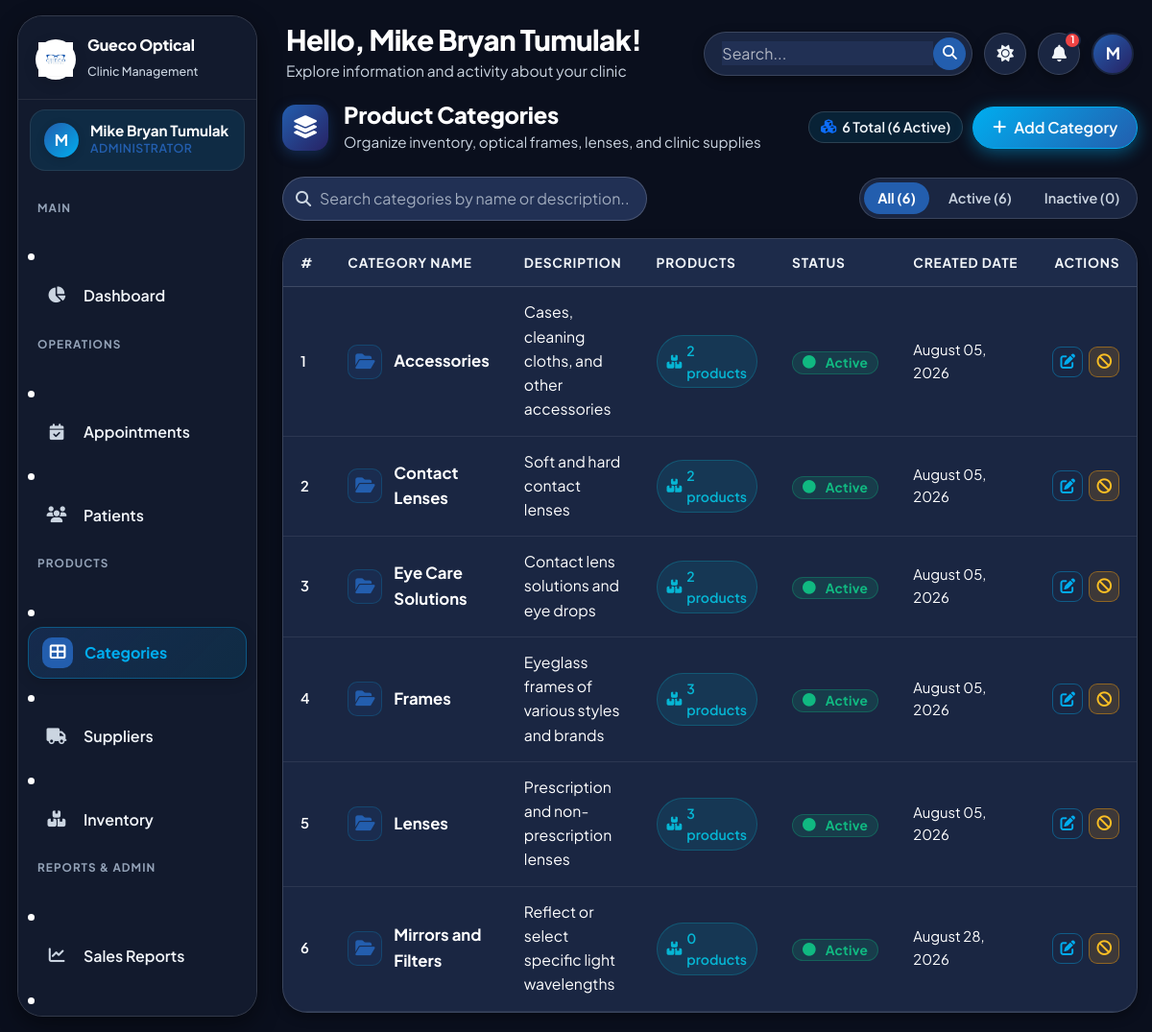
Screenshot of /admin/categories.php (signed in) with the database file from the repository.
### tables this page shows
CREATE TABLE `users` (
  `id` int(11) NOT NULL AUTO_INCREMENT,
  `full_name` varchar(100) NOT NULL,
  `email` varchar(100) NOT NULL,
  `password` varchar(255) NOT NULL,
  `role` enum('admin','doctor','saleslady') NOT NULL,
  `phone` varchar(20) DEFAULT NULL,
  `status` enum('active','inactive') DEFAULT 'active',
  `profile_photo` varchar(255) DEFAULT NULL,
  `created_at` timestamp NOT NULL DEFAULT current_timestamp(),
  `updated_at` timestamp NOT NULL DEFAULT current_timestamp() ON UPDATE current_timestamp(),
  PRIMARY KEY (`id`),
  UNIQUE KEY `email` (`email`)
);

CREATE TABLE `categories` (
  `id` int(11) NOT NULL AUTO_INCREMENT,
  `name` varchar(100) NOT NULL,
  `description` text DEFAULT NULL,
  `status` enum('active','inactive') DEFAULT 'active',
  `created_at` timestamp NOT NULL DEFAULT current_timestamp(),
  PRIMARY KEY (`id`),
  UNIQUE KEY `unique_category_name` (`name`)
);

### admin/categories.php (the view, shortened to what this page needs)
<?php
require_once __DIR__ . '/../config/functions.php';
$db = getDB();
$categories = $db->query("
    SELECT c.*, (SELECT COUNT(*) FROM products p WHERE p.category_id=c.id AND p.status='active') as product_count
    FROM categories c ORDER BY c.name ASC
")->fetchAll();
$totalCats = count($categories);
$activeCats = count(array_filter($categories, fn($c) => $c['status'] === 'active'));
$extraHead = '<link rel="stylesheet" href="'.BASE_URL.'assets/css/pages/categories.css?v='.time().'">';
include __DIR__ . '/../includes/header.php';
?>
<div class="cat-header-wrap">
  <div class="cat-header-left">
    <div class="cat-header-icon-box">
      <i class="fas fa-layer-group"></i>
    </div>
    <div class="cat-header-titles">
      <h4>Product Categories</h4>
      <p>Organize inventory, optical frames, lenses, and clinic supplies</p>
    </div>
  </div>
  <div style="display:flex; align-items:center; gap:10px;">
    <span class="cat-stat-pill">
      <i class="fas fa-cubes text-primary"></i> <?= $totalCats ?> Total (<?= $activeCats ?> Active)
    </span>
    <button class="btn btn-primary" onclick="openModal('addModal')">
      <i class="fas fa-plus"></i> Add Category
    </button>
  </div>
</div>
<div class="cat-toolbar">
  <div class="cat-search-box">
    <i class="fas fa-search"></i>
    <input type="text" id="catSearch" placeholder="Search categories by name or description..." autocomplete="off">
  </div>
  <div class="cat-filter-tabs">
    <button type="button" class="cat-filter-btn active" data-filter="all">All (<?= $totalCats ?>)</button>
    <button type="button" class="cat-filter-btn" data-filter="active">Active (<?= $activeCats ?>)</button>
    <button type="button" class="cat-filter-btn" data-filter="inactive">Inactive (<?= $totalCats - $activeCats ?>)</button>
  </div>
</div>
<div class="table-wrapper">
  <div class="table-responsive">
    <table class="table" id="catTable">
      <thead>
        <tr>
          <th style="width:60px;">#</th>
          <th>Category Name</th>
          <th>Description</th>
          <th style="width:140px;">Products</th>
          <th style="width:120px;">Status</th>
          <th style="width:150px;">Created Date</th>
          <th style="width:110px; text-align:right;">Actions</th>
        </tr>
      </thead>
      <tbody>
        <?php if (empty($categories)): ?>
        <tr id="noDataRow">
          <td colspan="7">
            <div class="empty-state" style="text-align:center; padding:48px 20px;">
              <div class="empty-icon" style="font-size:2.5rem; color:var(--text-muted); margin-bottom:12px;">
                <i class="fas fa-layer-group"></i>
              </div>
              <h6 style="font-weight:700; color:var(--text-primary); margin-bottom:4px;">No categories found</h6>
              <p style="font-size:0.84rem; color:var(--text-muted);">Click "+ Add Category" to create your first product category.</p>
            </div>
          </td>
        </tr>
        <?php else: ?>
        <?php foreach ($categories as $i => $cat): ?>
        <tr class="cat-row" data-name="<?= strtolower(htmlspecialchars($cat['name'])) ?>" data-desc="<?= strtolower(htmlspecialchars($cat['description'] ?? '')) ?>" data-status="<?= $cat['status'] ?>">
          <td style="color:var(--text-muted); font-size:0.78rem; font-weight:600;"><?= $i+1 ?></td>
          <td>
            <div class="cat-cell-name">
              <div class="cat-icon-badge">
                <i class="fas fa-folder-open"></i>
              </div>
              <div>
                <span class="cat-name-text"><?= sanitize($cat['name']) ?></span>
              </div>
            </div>
          </td>
          <td style="color:var(--text-secondary); font-size:0.83rem; max-width:320px;">
            <?= sanitize($cat['description'] ?: '—') ?>
          </td>
          <td>
            <span class="cat-count-badge">
              <i class="fas fa-boxes"></i> <?= $cat['product_count'] ?> products
            </span>
          </td>
          <td><?= statusBadge($cat['status']) ?></td>
          <td style="color:var(--text-muted); font-size:0.78rem;"><?= formatDate($cat['created_at']) ?></td>
          <td style="text-align:right;">
            <div class="cat-actions-group" style="justify-content:flex-end;">
              <button class="btn btn-sm btn-outline-primary btn-icon" title="Edit Category"
                onclick="openEdit(<?= $cat['id'] ?>, '<?= addslashes($cat['name']) ?>', '<?= addslashes($cat['description'] ?? '') ?>', '<?= $cat['status'] ?>')">
                <i class="fas fa-edit"></i>
              </button>
              <form method="POST" style="display:inline-block; margin:0;">
                <button class="btn btn-sm <?= $cat['status']==='active'?'btn-warning':'btn-success' ?> btn-icon"
                        title="<?= $cat['status']==='active'?'Deactivate Category':'Activate Category' ?>"
                        data-confirm="<?= $cat['status']==='active'?'Deactivate':'Activate' ?> category &quot;<?= addslashes($cat['name']) ?>&quot;?">
                  <i class="fas fa-<?= $cat['status']==='active'?'ban':'check' ?>"></i>
                </button>
              </form>
            </div>
          </td>
        </tr>
        <?php endforeach; ?>
        <?php endif; ?>
      </tbody>
    </table>
  </div>
</div>
<?php include __DIR__ . '/../includes/footer.php'; ?>

### includes/header.php (shortened to what this page needs)
<?php
require_once __DIR__ . '/../config/functions.php';
$user        = getCurrentUser();
$fullName    = $user['full_name'] ?? 'Admin';
$initials    = strtoupper(substr($fullName, 0, 1));
$userTheme = $_COOKIE['gueco_theme'] ?? ($_COOKIE['theme'] ?? 'dark');
$currentTheme = ($userTheme === 'light') ? 'light' : 'dark';
?>
<!DOCTYPE html>
<html lang="en" data-theme="<?= $currentTheme ?>">
<head>
  <link href="https://cdn.jsdelivr.net/npm/bootstrap@5.3.3/dist/css/bootstrap.min.css" rel="stylesheet">
  <link rel="stylesheet" href="https://cdnjs.cloudflare.com/ajax/libs/font-awesome/6.5.0/css/all.min.css">
  <link rel="stylesheet" href="<?= BASE_URL ?>assets/css/style.css?v=<?= time() ?>">
  <?php if (isset($extraHead)) echo $extraHead; ?>
</head>
<body>
<div class="app-wrapper">
  <aside class="sidebar" id="sidebar">
    <div class="sidebar-logo">
      <div class="logo-icon">
        <img src="<?= BASE_URL ?>assets/images/logo.png?v=2" alt="Logo" style="width:100%; height:100%; object-fit:contain;">
      </div>
      <div class="logo-text">
        <h6>Gueco Optical</h6>
        <span>Clinic Management</span>
      </div>
    </div>
    <div class="sidebar-user">
      <div class="user-avatar">
        <span><?= $initials ?></span>
      </div>
      <div class="user-info">
        <div class="user-name"><?= sanitize($fullName) ?></div>
        <div class="user-role"><?= getRoleLabel($user['role'] ?? '') ?></div>
      </div>
    </div>
    <nav class="sidebar-nav">
      <?php include __DIR__ . '/sidebar.php'; ?>
    </nav>
  </aside>
  <div class="main-content">
    <header class="app-header">
      <div class="header-left">
        <div class="header-greeting">
          <h4>Hello, <?= sanitize($fullName) ?>!</h4>
          <p>Explore information and activity about your clinic</p>
        </div>
      </div>
      <div class="header-right">
        <div class="header-search-wrap">
          <input type="text" placeholder="Search..." aria-label="Search">
          <button type="button" class="header-search-btn" title="Search">
            <i class="fas fa-search"></i>
          </button>
        </div>
        <button class="header-icon-btn" id="themeToggle" title="Toggle Theme">
          <i class="fas fa-moon" id="themeIcon"></i>
        </button>
        <div class="dropdown" id="notifDropdownWrap">
          <button class="header-icon-btn" type="button" data-bs-toggle="dropdown" aria-expanded="false" title="Notifications">
            <i class="fas fa-bell"></i>
            <?php
            try {
              $db = getDB();
              $stmtCount = $db->prepare("SELECT COUNT(*) as c FROM appointments WHERE status = 'pending' AND appointment_date >= CURDATE()");
              $stmtCount->execute();
              $notifCount = $stmtCount->fetch()['c'];
            } catch(Exception $e) {
              $notifCount = 0;
              $recentAppts = [];
            }
            ?>
            <?php if ($notifCount > 0): ?>
            <span class="notif-badge" id="notifBadgeEl"><?= min($notifCount, 99) ?></span>
            <?php endif; ?>
          </button>
        </div>
        <div class="header-avatar" title="<?= sanitize($fullName) ?>">
          <?= $initials ?>
        </div>
      </div>
    </header>
    <div class="page-content">

### config/functions.php (shortened to what this page needs)
<?php
function getCurrentUser(): ?array {
    try {
        $db = getDB();
        $stmt = $db->prepare("SELECT id, full_name, role, email, phone, status FROM users WHERE id = ?");
        $stmt->execute([$_SESSION['user_id']]);
        $user = $stmt->fetch();
        if ($user) {
            $currentUser = $user;
            return $currentUser;
        }
    } catch (Exception $e) {
    }
    $currentUser = [
        'id'        => $_SESSION['user_id'] ?? 0,
        'full_name' => $_SESSION['user_name'] ?? 'User',
        'role'      => $_SESSION['user_role'] ?? 'guest',
        'email'     => $_SESSION['user_email'] ?? '',
    ];
    return $currentUser;
}
function getRoleLabel(string $role): string {
    return match($role) {
        'admin'     => 'Administrator',
        'doctor'    => 'Optometrist',
        'saleslady' => 'Saleslady / Cashier',
        default     => ucfirst($role),
    };
}
function sanitize(?string $value): string {
    return htmlspecialchars(strip_tags(trim($value)), ENT_QUOTES, 'UTF-8');
}
function formatDate(?string $date): string {
    return date('F d, Y', strtotime($date));
}
function statusBadge(?string $status): string {
    $status = (string)($status ?? '');
    $map = [
        'pending'   => ['warning', 'clock'],
        'confirmed' => ['info',    'check-circle'],
        'completed' => ['success', 'check-double'],
        'cancelled' => ['danger',  'times-circle'],
        'no_show'   => ['secondary','user-times'],
        'active'    => ['success', 'circle'],
        'inactive'  => ['danger',  'circle'],
        'stock_in'  => ['success', 'arrow-up'],
        'stock_out' => ['danger',  'arrow-down'],
        'adjustment'=> ['warning', 'edit'],
    ];
    $cfg = $map[$status] ?? ['secondary', 'question-circle'];
    $label = ucwords(str_replace('_', ' ', $status ?: 'unknown'));
    return "<span class='badge bg-{$cfg[0]}'><i class='fas fa-{$cfg[1]} me-1'></i>{$label}</span>";
}

### assets/css/pages/categories.css (style rules this page uses)
.cat-header-wrap { display: flex; align-items: center; justify-content: space-between; gap: 16px; flex-wrap: wrap; margin-bottom: 24px; }
.cat-header-left { display: flex; align-items: center; gap: 16px; }
.cat-header-icon-box { width: 48px; height: 48px; border-radius: 14px; background: linear-gradient(135deg, var(--clr-primary), var(--clr-primary-dark)); display: flex; align-items: center; justify-content: center; color: #fff; font-size: 1.25rem; box-shadow: 0 4px 14px rgba(35, 94, 174, 0.35); flex-shrink: 0; }
.cat-header-titles h4 { font-size: 1.25rem; font-weight: 800; color: var(--text-primary); margin: 0 0 2px 0; letter-spacing: -0.01em; }
.cat-header-titles p { font-size: 0.8rem; color: var(--text-muted); margin: 0; }
.cat-stat-pill { display: inline-flex; align-items: center; gap: 6px; padding: 4px 12px; background: var(--bg-hover); border: 1px solid var(--border-color); border-radius: 9999px; font-size: 0.76rem; font-weight: 600; color: var(--text-secondary); }
.cat-toolbar { display: flex; align-items: center; justify-content: space-between; gap: 12px; flex-wrap: wrap; margin-bottom: 18px; }
.cat-search-box { position: relative; min-width: 260px; flex: 1; max-width: 380px; }
.cat-search-box input { width: 100%; padding: 9px 16px 9px 38px; border-radius: 9999px; background: var(--bg-card); border: 1px solid var(--border-color); color: var(--text-primary); font-size: 0.84rem; transition: var(--transition); }
.cat-search-box input::placeholder { color: var(--text-muted) !important; opacity: 0.75 !important; }
.cat-search-box i { position: absolute; left: 14px; top: 50%; transform: translateY(-50%); color: var(--text-muted); font-size: 0.85rem; }
.cat-filter-tabs { display: flex; gap: 6px; background: var(--bg-card); border: 1px solid var(--border-color); padding: 4px; border-radius: 9999px; }
.cat-filter-btn { border: none; background: transparent; padding: 5px 14px; border-radius: 9999px; font-size: 0.76rem; font-weight: 600; color: var(--text-muted); cursor: pointer; transition: var(--transition); }
.cat-filter-btn.active { background: var(--clr-primary); color: #FFFFFF; font-weight: 700; }
.cat-cell-name { display: flex; align-items: center; gap: 12px; }
.cat-icon-badge { width: 36px; height: 36px; border-radius: 10px; background: rgba(35, 94, 174, 0.12); border: 1px solid rgba(0, 173, 239, 0.2); display: flex; align-items: center; justify-content: center; color: var(--clr-primary); font-size: 0.95rem; flex-shrink: 0; }
.cat-name-text { font-weight: 700; font-size: 0.88rem; color: var(--text-primary); }
.cat-count-badge { display: inline-flex; align-items: center; gap: 5px; padding: 4px 10px; border-radius: 9999px; font-size: 0.74rem; font-weight: 600; background: rgba(6, 182, 212, 0.12); color: #06B6D4; border: 1px solid rgba(6, 182, 212, 0.25); }
.cat-actions-group { display: flex; align-items: center; gap: 6px; }

### rows the page displays
users: full_name "M", full_name "Mike Bryan Tumulak", role "ADMINISTRATOR"
categories: name "Accessories", description "Cases, cleaning cloths, and other accessories", product_count "2", status "Active", created_at "August 05, 2026"
categories: name "Contact Lenses", description "Soft and hard contact lenses", product_count "2", status "Active", created_at "August 05, 2026"
categories: name "Eye Care Solutions", description "Contact lens solutions and eye drops", product_count "2", status "Active", created_at "August 05, 2026"
categories: name "Frames", description "Eyeglass frames of various styles and brands", product_count "3", status "Active", created_at "August 05, 2026"
categories: name "Lenses", description "Prescription and non-prescription lenses", product_count "3", status "Active", created_at "August 05, 2026"
categories: name "Mirrors and Filters", description "Reflect or select specific light wavelengths", product_count "0", status "Active", created_at "August 28, 2026"

### other values shown
min($notifCount, 99) "1"
$totalCats "6"
$activeCats "6"
$totalCats - $activeCats "0"
